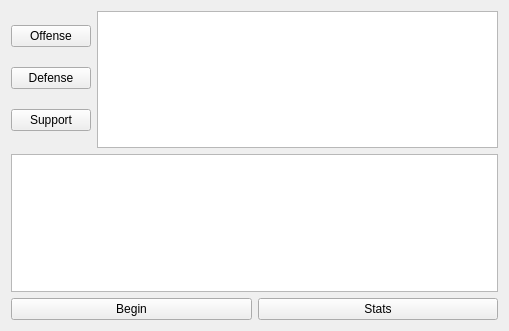
<?xml version="1.0" encoding="UTF-8"?>
<ui version="4.0">
 <class>MainMenu</class>
 <widget class="QWidget" name="Form">
  <property name="geometry">
   <rect>
    <x>0</x>
    <y>0</y>
    <width>509</width>
    <height>331</height>
   </rect>
  </property>
  <property name="windowTitle">
   <string>Stratadex</string>
  </property>
  <layout class="QVBoxLayout" name="verticalLayout_2" stretch="0,0,0">
   <item>
    <layout class="QHBoxLayout" name="horizontalLayout" stretch="0,0">
     <item>
      <layout class="QVBoxLayout" name="verticalLayout">
       <item>
        <widget class="QPushButton" name="pushButton_5">
         <property name="text">
          <string>Offense</string>
         </property>
        </widget>
       </item>
       <item>
        <widget class="QPushButton" name="pushButton_6">
         <property name="text">
          <string>Defense</string>
         </property>
        </widget>
       </item>
       <item>
        <widget class="QPushButton" name="pushButton_7">
         <property name="text">
          <string>Support</string>
         </property>
        </widget>
       </item>
      </layout>
     </item>
     <item>
      <widget class="QListView" name="listView"/>
     </item>
    </layout>
   </item>
   <item>
    <widget class="QListView" name="listView_2"/>
   </item>
   <item>
    <layout class="QHBoxLayout" name="horizontalLayout_2">
     <item>
      <widget class="QPushButton" name="pushButton">
       <property name="text">
        <string>Begin</string>
       </property>
      </widget>
     </item>
     <item>
      <widget class="QPushButton" name="pushButton_2">
       <property name="text">
        <string>Stats</string>
       </property>
      </widget>
     </item>
    </layout>
   </item>
  </layout>
 </widget>
 <resources/>
 <connections/>
</ui>
